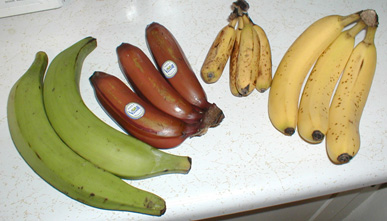
#> input picture Bananavarieties.jpg, 387 x 221 px, given in place of the camera
$ python motion-det.py
#> lines starting #> are read from the running program, lines starting #| are printed output that depends on the picture; after the words box and inside, x2 and y2 are one past the last pixel; in counts of white or black regions, pixels touching at a corner belong together
import cv2
import numpy as np


def main():
    # Initialize the video capture (0 for default webcam)
    cap = cv2.VideoCapture(0)

    # Check if the webcam is opened
    if not cap.isOpened():
        print("Error: Could not open webcam.")
        return

    # Create the MOG2 background subtractor
    mog2 = cv2.createBackgroundSubtractorMOG2(
        history=0, varThreshold=60, detectShadows=True
    )

    print("Press 'q' to exit.")

    # Set up the window for fullscreen display
    window_name = "Fullscreen Quad View"
    cv2.namedWindow(window_name, cv2.WINDOW_NORMAL)
    cv2.setWindowProperty(window_name, cv2.WND_PROP_FULLSCREEN, cv2.WINDOW_FULLSCREEN)

    while True:
        # Read a frame from the webcam
        ret, frame = cap.read()
#> frame is the input picture: shape (221, 387, 3); mean B, G, R 142.9, 172.6, 180.3
        if not ret:
            print("Error: Failed to capture frame.")
            break

        # Resize frame for consistency (optional)
        frame_resized = cv2.resize(frame, (640, 480))
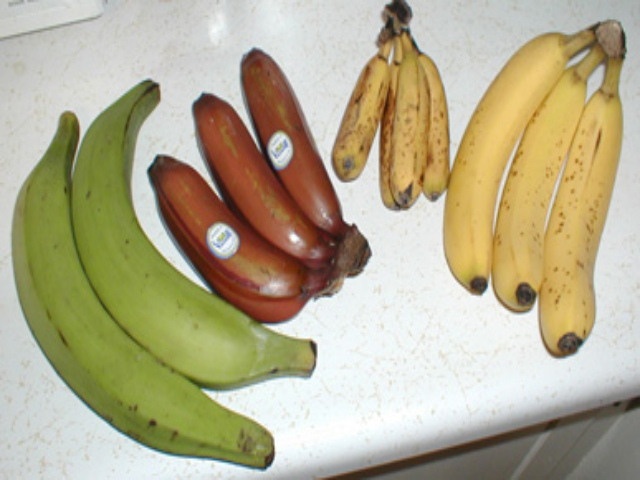
#> frame_resized: shape (480, 640, 3); mean B, G, R 142.8, 172.5, 180.2

        # Apply the MOG2 background subtractor
        fg_mask = mog2.apply(frame_resized)
#> fg_mask: shape (480, 640); every value is 127

        # Optionally remove noise from the foreground mask
        fg_mask = cv2.medianBlur(fg_mask, 5)

        # Find contours in the foreground mask
        contours, _ = cv2.findContours(
            fg_mask, cv2.RETR_EXTERNAL, cv2.CHAIN_APPROX_SIMPLE
        )
#> contours = [[[0, 0], [0, 479], [639, 479], [639, 0]]]

        # Draw bounding boxes around detected motions and label the areas
        for contour in contours:
            if cv2.contourArea(contour) > 500:  # Filter small areas
                x, y, w, h = cv2.boundingRect(contour)
                cv2.rectangle(frame_resized, (x, y), (x + w, y + h), (0, 255, 0), 2)
                cv2.putText(
                    frame_resized,
                    f"Area: {cv2.contourArea(contour)}",
                    (x, y - 10),
                    cv2.FONT_HERSHEY_SIMPLEX,
                    0.5,
                    (0, 255, 0),
                    2,
                )
#> this loop made 1 pass
#> (contour, x, y, w, h) on pass 1: ([[0, 0], [0, 479], [639, 479], [639, 0]], 0, 0, 640, 480)
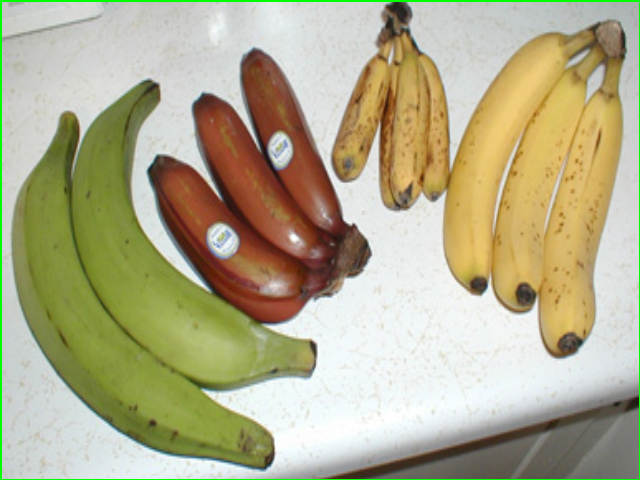
#> frame_resized: shape (480, 640, 3); 1.09% of pixels changed, all inside (x1, y1, x2, y2) = (0, 0, 640, 480)

        # Background model visualization
        background = mog2.getBackgroundImage()
        if background is not None:
            background_resized = cv2.resize(background, (640, 480))
        else:
            background_resized = np.zeros_like(frame_resized)

        # Frame difference visualization (difference between current frame and background model)
        if background is not None:
            frame_diff = cv2.absdiff(background, frame_resized)
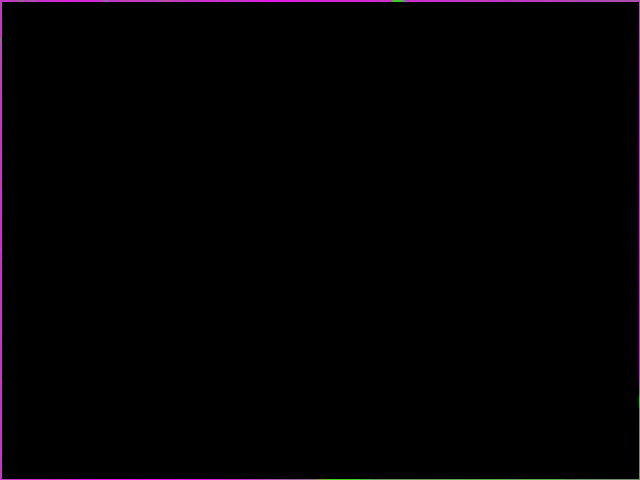
#> frame_diff: shape (480, 640, 3); mean of channels 0, 1, 2 2, 0.7, 2; drawn as B, G, R
        else:
            frame_diff = np.zeros_like(frame_resized)

        # Convert fg_mask to a 3-channel image for consistency
        fg_mask_colored = cv2.cvtColor(fg_mask, cv2.COLOR_GRAY2BGR)
#> fg_mask_colored: shape (480, 640, 3); every value is 127

        # Stack the four images into a single image with 4 quadrants
        top_row = np.hstack((frame_resized, fg_mask_colored))  # Concatenate first row
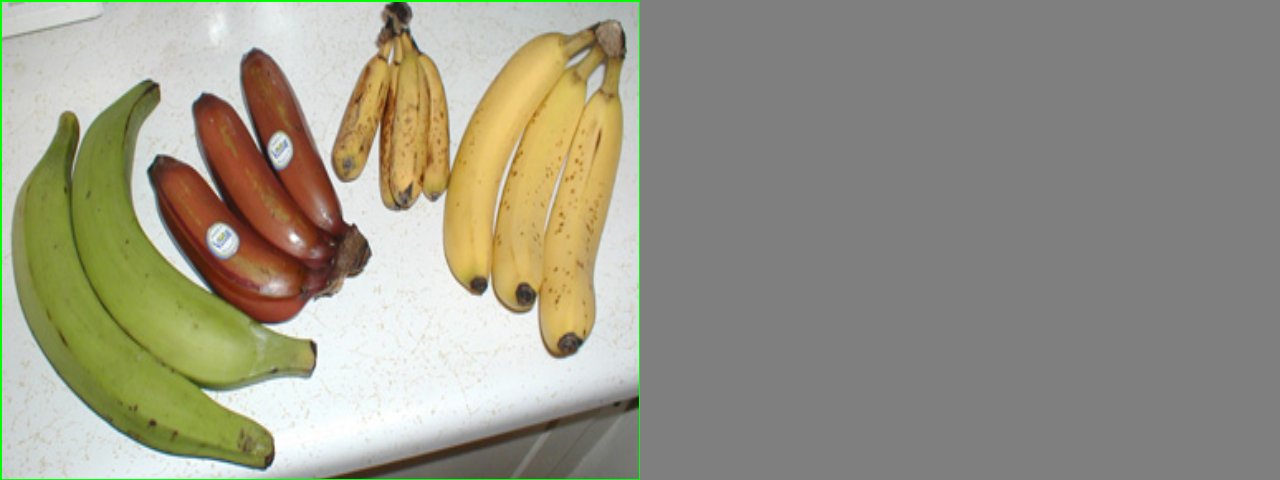
#> top_row: shape (480, 1280, 3); mean B, G, R 133.9, 150.1, 152.6
        bottom_row = np.hstack(
            (background_resized, frame_diff)
        )  # Concatenate second row
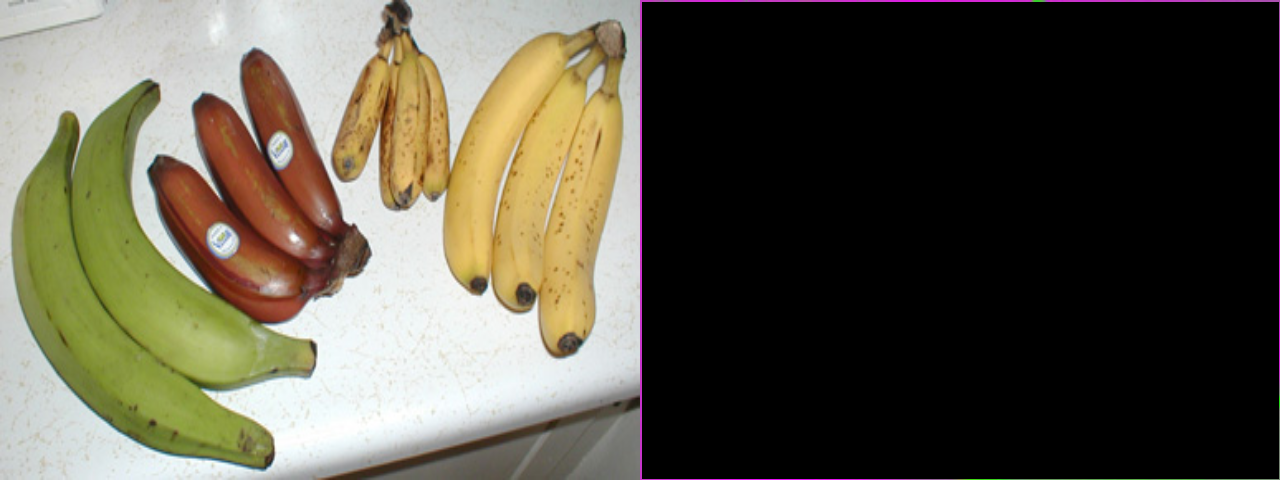
#> bottom_row: shape (480, 1280, 3); mean of channels 0, 1, 2 72.4, 86.6, 91.1; drawn as B, G, R

        # Concatenate the two rows vertically
        full_screen_frame = np.vstack((top_row, bottom_row))
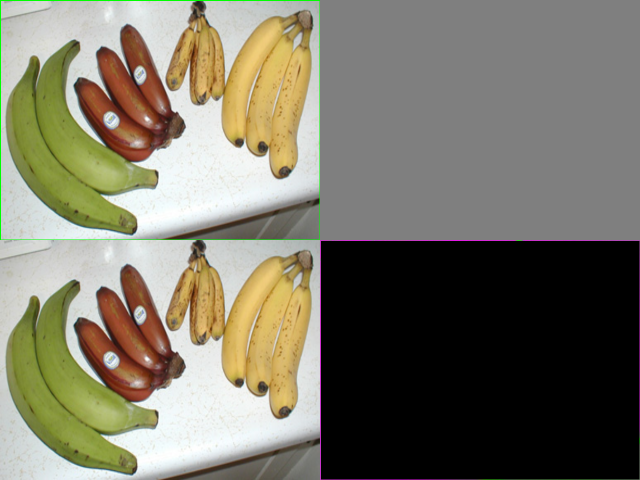
#> full_screen_frame: shape (960, 1280, 3) (shown at 1/2 size); mean B, G, R 103.1, 118.4, 121.8

        # Display the final fullscreen frame
        cv2.imshow(window_name, full_screen_frame)

        # Break on 'q' key
        if cv2.waitKey(1) & 0xFF == ord("q"):
#> (key q is pressed here)
            break

    # Release resources
    cap.release()
    cv2.destroyAllWindows()


if __name__ == "__main__":
    main()

$ run again, on gabriel-herter-zIBetXW-WRk-unsplash.jpg
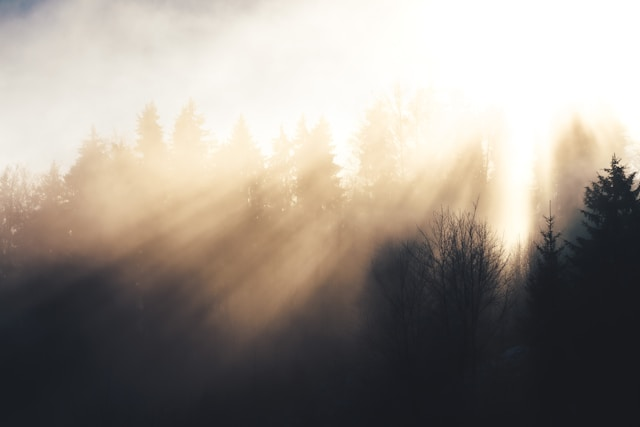
#> input picture gabriel-herter-zIBetXW-WRk-unsplash.jpg, 640 x 427 px, given in place of the camera
#> in main, frame is the input picture: shape (427, 640, 3); mean B, G, R 136.7, 145.1, 153
#> fg_mask: shape (480, 640); every value is 127
#> contours = [[[0, 0], [0, 479], [639, 479], [639, 0]]]
#> the loop in main, `for contour in contours:` made 1 pass
#> (contour, x, y, w, h) on pass 1: ([[0, 0], [0, 479], [639, 479], [639, 0]], 0, 0, 640, 480)
#> after the loop in main, `for contour in contours:`:
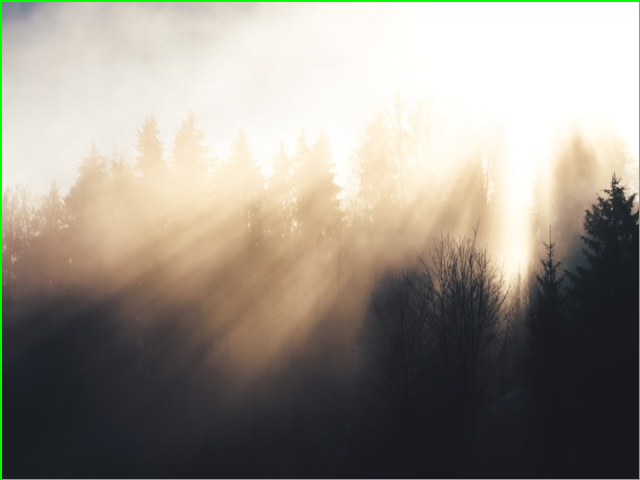
#> frame_resized: shape (480, 640, 3); mean B, G, R 135.1, 146.2, 151.4
#> fg_mask_colored: shape (480, 640, 3); every value is 127
#> in main, `full_screen_frame = np.vstack((top_row, bottom_row))`:
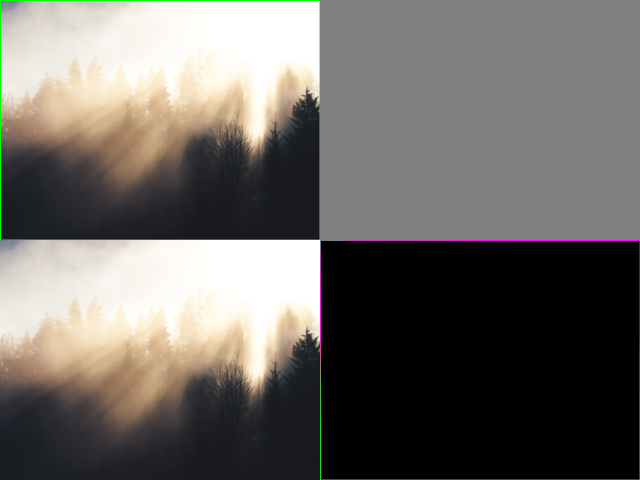
#> full_screen_frame: shape (960, 1280, 3) (shown at 1/2 size); mean B, G, R 100.1, 104.9, 108.2
